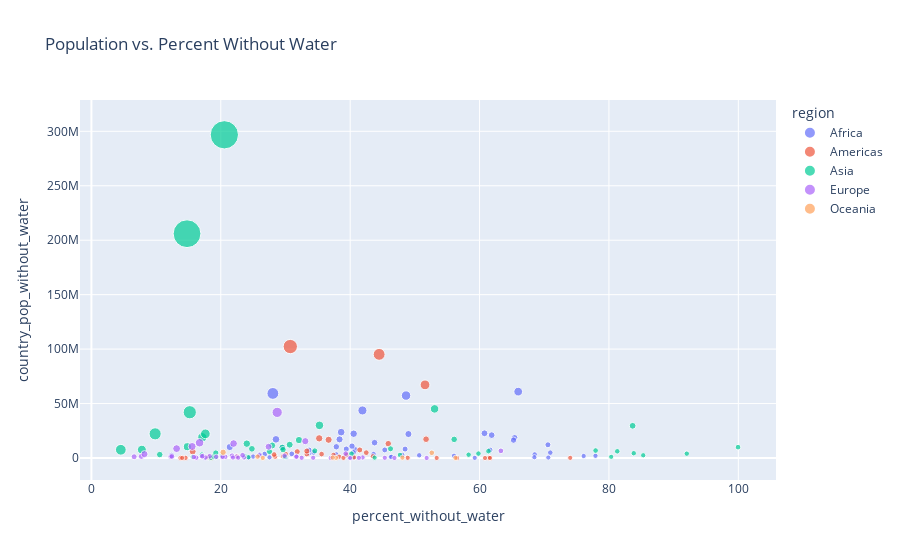

The notebook cell this image was saved under:
### Code cell
# plot the countries by population withgout water and percent without water
px.scatter(df_countries, x="percent_without_water", y="country_pop_without_water", size="bubble_size", color="region", hover_name="bubble_text", title="Population vs. Percent Without Water")

### Figure 1 — Plotly figure (JSON) as saved in the notebook; plotly's stock layout.template omitted (floating-point values rounded to 4 significant figures)
{"data": [{"hovertemplate": "<b>%{hovertext}</b><br><br>region=Africa<br>percent_without_water=%{x}<br>country_pop_without_water=%{y}<br>bubble_size=%{marker.size}<extra></extra>", "hovertext": ["Mauritius", "Congo", "Eswatini", "Lesotho", "Malawi", "Zambia", "Central African Republic", "Democratic Republic of Congo", "Uganda", "Tanzania", "Sierra Leone", "Mozambique", "Burundi", "South Africa", "Equatorial Guinea", "Guinea", "Rwanda", "Togo", "Nigeria", "Zimbabwe", "Guinea-Bissau", "Cameroon", "Egypt", "Madagascar", "Cote d'Ivoire", "Kenya", "Reunion", "Angola", "Liberia", "Ghana", "Gambia", "Gabon", "Benin", "Sao Tome and Principe", "Morocco", "Ethiopia", "Algeria", "Mali", "South Sudan", "Burkina Faso", "Tunisia", "Senegal", "Chad", "Eritrea", "Namibia", "Mauritania", "Niger", "Botswana", "Djibouti", "Sudan", "Somalia", "Western Sahara", "Libya"], "legendgroup": "Africa", "marker": {"color": "#636efa", "size": [51.27, 55.66, 51.17, 52.16, 69.65, 68.92, 54.92, 142.4, 97.12, 111.5, 58.14, 82.16, 62.26, 110.0, 51.45, 63.5, 63.28, 58.48, 261.4, 65.09, 52.02, 77.22, 154.3, 78.43, 77.05, 105.0, 50.9, 83.93, 55.18, 81.73, 52.49, 52.28, 62.45, 50.22, 87.34, 167.9, 94.62, 70.86, 61.38, 71.5, 61.94, 67.2, 66.91, 53.6, 52.59, 54.78, 75.13, 52.4, 51.0, 94.91, 66.36, 50.61, 56.96], "sizemode": "area", "sizeref": 3.736, "symbol": "circle"}, "mode": "markers", "name": "Africa", "orientation": "v", "showlegend": true, "type": "scatter", "x": [17.51, 48.06, 24.3, 27.53, 12.38, 40.77, 50.67, 65.97, 21.38, 38.61, 43.61, 43.77, 30.97, 28.53, 39.87, 26.79, 33.6, 37.84, 28.05, 34.35, 46.26, 37.86, 41.89, 65.43, 40.28, 40.54, 40.48, 61.88, 25.0, 29.51, 30.05, 46.35, 40.51, 59.26, 60.76, 48.64, 38.36, 39.4, 26.01, 33.64, 61.63, 70.57, 48.49, 56.05, 77.92, 68.52, 65.25, 76.1, 68.48, 49.0, 45.35, 70.63, 70.94], "xaxis": "x", "y": [223000.0, 2719000.0, 284900.0, 594400.0, 2432000.0, 7713000.0, 2493000.0, 60940000.0, 10080000.0, 23740000.0, 3551000.0, 14080000.0, 3796000.0, 17130000.0, 578000.0, 3615000.0, 4461000.0, 3208000.0, 59300000.0, 5184000.0, 932400.0, 10310000.0, 43680000.0, 18600000.0, 10900000.0, 22290000.0, 365000.0, 21000000.0, 1295000.0, 9364000.0, 747400.0, 1056000.0, 5043000.0, 132400.0, 22690000.0, 57330000.0, 17110000.0, 8216000.0, 2960000.0, 7232000.0, 7356000.0, 12140000.0, 8202000.0, 2019000.0, 2016000.0, 3272000.0, 16400000.0, 1824000.0, 686300.0, 22010000.0, 7418000.0, 432200.0, 4936000.0], "yaxis": "y"}, {"hovertemplate": "<b>%{hovertext}</b><br><br>region=Americas<br>percent_without_water=%{x}<br>country_pop_without_water=%{y}<br>bubble_size=%{marker.size}<extra></extra>", "hovertext": ["Panama", "Puerto Rico", "Suriname", "El Salvador", "Guyana", "Belize", "French Guiana", "Canada", "Honduras", "Costa Rica", "Guatemala", "Colombia", "Dominican Republic", "Nicaragua", "Chile", "Ecuador", "Haiti", "Jamaica", "United States", "Paraguay", "Cuba", "Peru", "Montserrat", "Brazil", "Bahamas", "Venezuela", "Bolivia", "Trinidad and Tobago", "Mexico", "Argentina", "Martinique", "Uruguay", "Grenada", "Saint Lucia", "Falkland Islands", "Greenland", "Guadeloupe"], "legendgroup": "Americas", "marker": {"color": "#EF553B", "size": [54.38, 52.83, 50.59, 56.52, 50.79, 50.4, 50.31, 88.07, 60.06, 55.14, 68.25, 101.3, 60.95, 56.7, 69.21, 67.89, 61.54, 52.97, 382.9, 57.22, 61.32, 83.36, 50.0, 264.0, 50.4, 78.7, 61.83, 51.4, 180.3, 95.61, 50.37, 53.49, 50.11, 50.18, 50.0, 50.06, 50.4], "sizemode": "area", "sizeref": 3.736, "symbol": "circle"}, "mode": "markers", "name": "Americas", "orientation": "v", "showlegend": true, "type": "scatter", "x": [28.4, 18.09, 13.76, 22.51, 14.56, 14.03, 18.51, 15.65, 35.58, 29.64, 31.82, 35.21, 33.3, 39.43, 33.29, 41.48, 42.49, 38.29, 30.74, 37.42, 28.24, 51.73, 56.54, 44.48, 38.96, 45.88, 30.02, 40.6, 51.57, 36.67, 61.45, 43.51, 53.37, 74.01, 60.84, 61.61, 48.89], "xaxis": "x", "y": [1244000.0, 511700.0, 81460.0, 1467000.0, 115100.0, 56820.0, 56730.0, 5958000.0, 3581000.0, 1523000.0, 5807000.0, 18050000.0, 3647000.0, 2643000.0, 6397000.0, 7420000.0, 4904000.0, 1139000.0, 102300000.0, 2702000.0, 3196000.0, 17260000.0, 2816.0, 95180000.0, 154600.0, 13170000.0, 3552000.0, 569800.0, 67170000.0, 16720000.0, 230300.0, 1516000.0, 60320.0, 136500.0, 2147.0, 35040.0, 195600.0], "yaxis": "y"}, {"hovertemplate": "<b>%{hovertext}</b><br><br>region=Asia<br>percent_without_water=%{x}<br>country_pop_without_water=%{y}<br>bubble_size=%{marker.size}<extra></extra>", "hovertext": ["Brunei", "Philippines", "Vietnam", "Japan", "Azerbaijan", "Georgia", "Nepal", "Kyrgyzstan", "Armenia", "Bangladesh", "Thailand", "Myanmar", "Pakistan", "Laos", "Taiwan", "Cambodia", "China", "Malaysia", "Uzbekistan", "Sri Lanka", "Mongolia", "Turkey", "North Korea", "Tajikistan", "India", "Iraq", "Bhutan", "Kazakhstan", "Indonesia", "South Korea", "Iran", "Afghanistan", "Lebanon", "Syria", "Jordan", "Singapore", "Israel", "Turkmenistan", "Palestine", "Yemen", "Hong Kong", "Timor", "Oman", "Kuwait", "United Arab Emirates", "Qatar", "Saudi Arabia"], "legendgroup": "Asia", "marker": {"color": "#00cc96", "size": [50.44, 161.0, 148.2, 176.1, 60.22, 53.98, 79.67, 56.63, 52.97, 216.3, 120.0, 104.8, 275.2, 57.38, 73.86, 66.95, 1494.0, 82.78, 83.94, 71.5, 53.33, 135.0, 75.89, 59.75, 1443.0, 91.18, 50.78, 68.99, 326.4, 101.3, 135.0, 89.84, 56.77, 68.28, 60.27, 55.9, 58.79, 56.12, 55.22, 80.49, 57.55, 51.34, 55.22, 54.33, 59.99, 52.93, 85.34], "sizemode": "area", "sizeref": 3.736, "symbol": "circle"}, "mode": "markers", "name": "Asia", "orientation": "v", "showlegend": true, "type": "scatter", "x": [18.45, 17.15, 7.799, 17.61, 20.23, 19.19, 10.56, 23.72, 24.28, 4.545, 14.83, 24.02, 9.849, 18.85, 19.23, 17.08, 20.55, 29.5, 24.81, 27.53, 29.91, 35.25, 29.62, 40.2, 14.78, 27.94, 43.78, 34.53, 15.2, 32.09, 53.05, 30.65, 59.83, 46.24, 61.38, 47.7, 77.94, 15.67, 58.31, 56.08, 81.29, 80.35, 83.84, 92.03, 99.95, 85.3, 83.66], "xaxis": "x", "y": [81460.0, 19050000.0, 7656000.0, 22200000.0, 2068000.0, 763600.0, 3134000.0, 1572000.0, 720600.0, 7559000.0, 10380000.0, 13160000.0, 22180000.0, 1391000.0, 4586000.0, 2895000.0, 296800000.0, 9670000.0, 8419000.0, 5918000.0, 995700.0, 29980000.0, 7668000.0, 3920000.0, 206000000.0, 11510000.0, 341400.0, 6559000.0, 42020000.0, 16460000.0, 45110000.0, 12210000.0, 4050000.0, 8450000.0, 6303000.0, 2813000.0, 6851000.0, 958600.0, 3045000.0, 17100000.0, 6139000.0, 1080000.0, 4379000.0, 3984000.0, 9987000.0, 2500000.0, 29570000.0], "yaxis": "y"}, {"hovertemplate": "<b>%{hovertext}</b><br><br>region=Europe<br>percent_without_water=%{x}<br>country_pop_without_water=%{y}<br>bubble_size=%{marker.size}<extra></extra>", "hovertext": ["Sweden", "Norway", "Netherlands", "Albania", "France", "Slovakia", "Slovenia", "Estonia", "Switzerland", "Moldova", "Austria", "Lithuania", "Hungary", "United Kingdom", "Latvia", "Italy", "North Macedonia", "Poland", "Romania", "Belarus", "Ireland", "Bulgaria", "Belgium", "Bosnia and Herzegovina", "Ukraine", "Russia", "Serbia", "Czechia", "Germany", "Finland", "Liechtenstein", "Montenegro", "Denmark", "Croatia", "Spain", "Portugal", "Andorra", "Malta", "Isle of Man", "Luxembourg", "Cyprus", "Faeroe Islands", "Iceland", "Greece"], "legendgroup": "Europe", "marker": {"color": "#ab63fa", "size": [60.16, 55.47, 67.17, 52.87, 115.4, 55.46, 52.08, 51.33, 58.72, 54.02, 59.04, 52.69, 59.63, 118.2, 51.87, 110.4, 52.08, 87.8, 69.13, 59.44, 54.98, 56.9, 61.63, 53.26, 93.47, 195.9, 58.7, 60.72, 133.9, 55.55, 50.04, 50.63, 55.81, 54.08, 96.75, 60.17, 50.08, 50.44, 50.09, 50.63, 51.22, 50.05, 50.34, 60.37], "sizemode": "area", "sizeref": 3.736, "symbol": "circle"}, "mode": "markers", "name": "Europe", "orientation": "v", "showlegend": true, "type": "scatter", "x": [12.26, 22.42, 6.603, 16.07, 13.17, 19.29, 23.59, 22.7, 18.27, 20.36, 17.26, 17.66, 21.75, 15.57, 16.22, 21.98, 21.88, 27.38, 7.72, 17.11, 20.7, 29.86, 12.44, 31.68, 8.206, 28.72, 25.97, 23.37, 16.72, 15.83, 40, 32.5, 20.27, 31.7, 33.06, 39.31, 36.98, 45.35, 46.85, 34.28, 41.92, 51.82, 41.35, 63.3], "xaxis": "x", "y": [1245000.0, 1225000.0, 1134000.0, 461700.0, 8617000.0, 1054000.0, 490500.0, 300800.0, 1592000.0, 819100.0, 1561000.0, 474900.0, 2095000.0, 10620000.0, 302800.0, 13270000.0, 455700.0, 10350000.0, 1477000.0, 1616000.0, 1031000.0, 2059000.0, 1447000.0, 1034000.0, 3567000.0, 41900000.0, 2259000.0, 2507000.0, 14030000.0, 878300.0, 15300.0, 204100.0, 1179000.0, 1294000.0, 15450000.0, 3997000.0, 28600.0, 200800.0, 40010.0, 217600.0, 509600.0, 25420.0, 142000.0, 6565000.0], "yaxis": "y"}, {"hovertemplate": "<b>%{hovertext}</b><br><br>region=Oceania<br>percent_without_water=%{x}<br>country_pop_without_water=%{y}<br>bubble_size=%{marker.size}<extra></extra>", "hovertext": ["Papua New Guinea", "New Zealand", "Australia", "New Caledonia", "Solomon Islands", "Vanuatu", "Fiji", "Samoa"], "legendgroup": "Oceania", "marker": {"color": "#FFA15A", "size": [59.12, 54.86, 75.79, 50.29, 50.7, 50.31, 50.9, 50.2], "sizemode": "area", "sizeref": 3.736, "symbol": "circle"}, "mode": "markers", "name": "Oceania", "orientation": "v", "showlegend": true, "type": "scatter", "x": [52.62, 25.68, 20.36, 37.81, 48.08, 26.49, 37.3, 56.28], "xaxis": "x", "y": [4798000.0, 1248000.0, 5250000.0, 109000.0, 338500.0, 83310.0, 336700.0, 112600.0], "yaxis": "y"}], "layout": {"legend": {"itemsizing": "constant", "title": {"text": "region"}, "tracegroupgap": 0}, "title": {"text": "Population vs. Percent Without Water"}, "xaxis": {"anchor": "y", "domain": [0, 1], "title": {"text": "percent_without_water"}}, "yaxis": {"anchor": "x", "domain": [0, 1], "title": {"text": "country_pop_without_water"}}}}
